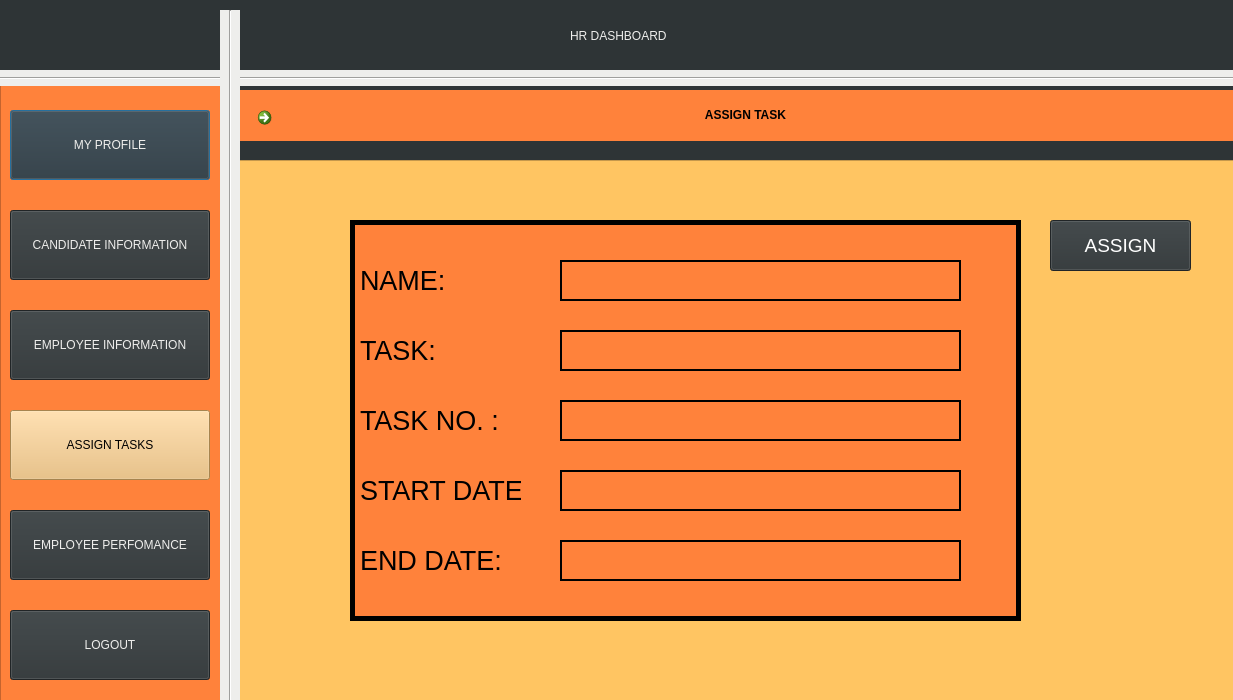
<?xml version="1.0" encoding="UTF-8"?>
<ui version="4.0">
 <class>Dialog</class>
 <widget class="QDialog" name="Dialog">
  <property name="geometry">
   <rect>
    <x>0</x>
    <y>0</y>
    <width>1233</width>
    <height>700</height>
   </rect>
  </property>
  <property name="windowTitle">
   <string>Dialog</string>
  </property>
  <property name="autoFillBackground">
   <bool>false</bool>
  </property>
  <property name="styleSheet">
   <string notr="true">background-color: rgb(46, 52, 54);
border-bottom-color: rgb(238, 238, 236);
border-right-color: rgb(238, 238, 236);
border-top-color: rgb(238, 238, 236);
border-color: rgb(245, 121, 0);</string>
  </property>
  <widget class="QLabel" name="label1">
   <property name="geometry">
    <rect>
     <x>570</x>
     <y>0</y>
     <width>321</width>
     <height>71</height>
    </rect>
   </property>
   <property name="styleSheet">
    <string notr="true">color:rgb(238, 238, 236);
font: 75 30pt &quot;Ubuntu Condensed&quot;;</string>
   </property>
   <property name="text">
    <string>HR DASHBOARD</string>
   </property>
  </widget>
  <widget class="QLabel" name="LOGO">
   <property name="geometry">
    <rect>
     <x>10</x>
     <y>10</y>
     <width>201</width>
     <height>51</height>
    </rect>
   </property>
   <property name="text">
    <string/>
   </property>
   <property name="pixmap">
    <pixmap>../k/interfaces/logo.png</pixmap>
   </property>
   <property name="scaledContents">
    <bool>true</bool>
   </property>
  </widget>
  <widget class="Line" name="line">
   <property name="geometry">
    <rect>
     <x>-10</x>
     <y>70</y>
     <width>1251</width>
     <height>16</height>
    </rect>
   </property>
   <property name="styleSheet">
    <string notr="true">
background-color: rgb(238, 238, 236);</string>
   </property>
   <property name="orientation">
    <enum>Qt::Horizontal</enum>
   </property>
  </widget>
  <widget class="Line" name="line_2">
   <property name="geometry">
    <rect>
     <x>220</x>
     <y>10</y>
     <width>20</width>
     <height>761</height>
    </rect>
   </property>
   <property name="styleSheet">
    <string notr="true">
background-color: rgb(238, 238, 236);</string>
   </property>
   <property name="orientation">
    <enum>Qt::Vertical</enum>
   </property>
  </widget>
  <widget class="QColumnView" name="columnView">
   <property name="geometry">
    <rect>
     <x>0</x>
     <y>80</y>
     <width>226</width>
     <height>621</height>
    </rect>
   </property>
   <property name="styleSheet">
    <string notr="true">background-color: rgb(255, 130, 59);
</string>
   </property>
  </widget>
  <widget class="QPushButton" name="myprofile">
   <property name="geometry">
    <rect>
     <x>10</x>
     <y>110</y>
     <width>200</width>
     <height>70</height>
    </rect>
   </property>
   <property name="cursor">
    <cursorShape>OpenHandCursor</cursorShape>
   </property>
   <property name="mouseTracking">
    <bool>true</bool>
   </property>
   <property name="acceptDrops">
    <bool>false</bool>
   </property>
   <property name="styleSheet">
    <string notr="true">color:rgb(238, 238, 236);
font: 75 17pt &quot;Ubuntu Condensed&quot;;</string>
   </property>
   <property name="text">
    <string>MY PROFILE</string>
   </property>
  </widget>
  <widget class="QPushButton" name="attendance">
   <property name="geometry">
    <rect>
     <x>10</x>
     <y>210</y>
     <width>200</width>
     <height>70</height>
    </rect>
   </property>
   <property name="cursor">
    <cursorShape>OpenHandCursor</cursorShape>
   </property>
   <property name="styleSheet">
    <string notr="true">font: 75 17pt &quot;Ubuntu Condensed&quot;;
color:rgb(238, 238, 236);
font: 75 15pt &quot;Ubuntu Condensed&quot;;
</string>
   </property>
   <property name="text">
    <string>CANDIDATE INFORMATION</string>
   </property>
  </widget>
  <widget class="QPushButton" name="tasks">
   <property name="geometry">
    <rect>
     <x>10</x>
     <y>310</y>
     <width>200</width>
     <height>70</height>
    </rect>
   </property>
   <property name="cursor">
    <cursorShape>OpenHandCursor</cursorShape>
   </property>
   <property name="styleSheet">
    <string notr="true">color:rgb(238, 238, 236);
font: 75 15pt &quot;Ubuntu Condensed&quot;;</string>
   </property>
   <property name="text">
    <string>EMPLOYEE INFORMATION</string>
   </property>
  </widget>
  <widget class="QPushButton" name="logout">
   <property name="geometry">
    <rect>
     <x>10</x>
     <y>610</y>
     <width>200</width>
     <height>70</height>
    </rect>
   </property>
   <property name="cursor">
    <cursorShape>OpenHandCursor</cursorShape>
   </property>
   <property name="styleSheet">
    <string notr="true">color:rgb(238, 238, 236);
font: 75 17pt &quot;Ubuntu Condensed&quot;;</string>
   </property>
   <property name="text">
    <string>LOGOUT</string>
   </property>
  </widget>
  <widget class="QColumnView" name="columnView_2">
   <property name="geometry">
    <rect>
     <x>210</x>
     <y>160</y>
     <width>1031</width>
     <height>591</height>
    </rect>
   </property>
   <property name="styleSheet">
    <string notr="true">background-color: rgb(255, 197, 98);</string>
   </property>
  </widget>
  <widget class="QLabel" name="label1_2">
   <property name="geometry">
    <rect>
     <x>240</x>
     <y>90</y>
     <width>1011</width>
     <height>51</height>
    </rect>
   </property>
   <property name="styleSheet">
    <string notr="true">background-color: rgb(255, 130, 59);
font: 75 30pt &quot;Ubuntu Condensed&quot;;</string>
   </property>
   <property name="text">
    <string>&lt;html&gt;&lt;head/&gt;&lt;body&gt;&lt;p align=&quot;center&quot;&gt;&lt;span style=&quot; font-weight:600;&quot;&gt;ASSIGN TASK&lt;/span&gt;&lt;/p&gt;&lt;/body&gt;&lt;/html&gt;</string>
   </property>
  </widget>
  <widget class="QPushButton" name="tasks_2">
   <property name="geometry">
    <rect>
     <x>10</x>
     <y>410</y>
     <width>200</width>
     <height>70</height>
    </rect>
   </property>
   <property name="cursor">
    <cursorShape>OpenHandCursor</cursorShape>
   </property>
   <property name="styleSheet">
    <string notr="true">color:rgb(0,0,0);
background-color: rgb(233, 185, 110);
font: 75 15pt &quot;Ubuntu Condensed&quot;;
</string>
   </property>
   <property name="text">
    <string>ASSIGN TASKS</string>
   </property>
  </widget>
  <widget class="QPushButton" name="logout_2">
   <property name="geometry">
    <rect>
     <x>10</x>
     <y>510</y>
     <width>200</width>
     <height>70</height>
    </rect>
   </property>
   <property name="cursor">
    <cursorShape>OpenHandCursor</cursorShape>
   </property>
   <property name="styleSheet">
    <string notr="true">color:rgb(238, 238, 236);
font: 75 15pt &quot;Ubuntu Condensed&quot;;</string>
   </property>
   <property name="text">
    <string>EMPLOYEE PERFOMANCE</string>
   </property>
  </widget>
  <widget class="QCommandLinkButton" name="backbutton">
   <property name="geometry">
    <rect>
     <x>250</x>
     <y>100</y>
     <width>41</width>
     <height>31</height>
    </rect>
   </property>
   <property name="text">
    <string/>
   </property>
   <property name="icon">
    <iconset>
     <normaloff>backpic.jpeg</normaloff>backpic.jpeg</iconset>
   </property>
  </widget>
  <widget class="QLabel" name="done">
   <property name="geometry">
    <rect>
     <x>1010</x>
     <y>630</y>
     <width>161</width>
     <height>61</height>
    </rect>
   </property>
   <property name="styleSheet">
    <string notr="true">background-color: rgb(255, 197, 98);</string>
   </property>
   <property name="text">
    <string/>
   </property>
  </widget>
  <widget class="QPushButton" name="assignbutton">
   <property name="geometry">
    <rect>
     <x>1050</x>
     <y>220</y>
     <width>141</width>
     <height>51</height>
    </rect>
   </property>
   <property name="font">
    <font>
     <pointsize>14</pointsize>
    </font>
   </property>
   <property name="cursor">
    <cursorShape>OpenHandCursor</cursorShape>
   </property>
   <property name="styleSheet">
    <string notr="true">color: rgb(255, 255, 255);</string>
   </property>
   <property name="text">
    <string>ASSIGN</string>
   </property>
  </widget>
  <widget class="QLabel" name="label_2">
   <property name="geometry">
    <rect>
     <x>350</x>
     <y>220</y>
     <width>671</width>
     <height>401</height>
    </rect>
   </property>
   <property name="styleSheet">
    <string notr="true">background-color: rgb(255, 130, 59);
border :5px solid black;</string>
   </property>
   <property name="text">
    <string/>
   </property>
  </widget>
  <widget class="QLabel" name="label_3">
   <property name="geometry">
    <rect>
     <x>360</x>
     <y>260</y>
     <width>111</width>
     <height>41</height>
    </rect>
   </property>
   <property name="font">
    <font>
     <pointsize>20</pointsize>
    </font>
   </property>
   <property name="styleSheet">
    <string notr="true">
color: rgb(0, 0, 0);
background-color: rgb(255, 130, 59);</string>
   </property>
   <property name="text">
    <string>NAME:</string>
   </property>
  </widget>
  <widget class="QLineEdit" name="num">
   <property name="geometry">
    <rect>
     <x>560</x>
     <y>330</y>
     <width>401</width>
     <height>41</height>
    </rect>
   </property>
   <property name="styleSheet">
    <string notr="true">border:2px solid black;
color: rgb(0, 0, 0);
background-color: rgb(255, 130, 59);</string>
   </property>
   <property name="text">
    <string/>
   </property>
  </widget>
  <widget class="QLineEdit" name="task">
   <property name="geometry">
    <rect>
     <x>560</x>
     <y>470</y>
     <width>401</width>
     <height>41</height>
    </rect>
   </property>
   <property name="styleSheet">
    <string notr="true">border:2px solid black;
color: rgb(0, 0, 0);
background-color: rgb(255, 130, 59);</string>
   </property>
  </widget>
  <widget class="QLineEdit" name="startdate">
   <property name="geometry">
    <rect>
     <x>560</x>
     <y>400</y>
     <width>401</width>
     <height>41</height>
    </rect>
   </property>
   <property name="styleSheet">
    <string notr="true">border:2px solid black;
color: rgb(0, 0, 0);
background-color: rgb(255, 130, 59);</string>
   </property>
  </widget>
  <widget class="QLineEdit" name="enddate">
   <property name="geometry">
    <rect>
     <x>560</x>
     <y>540</y>
     <width>401</width>
     <height>41</height>
    </rect>
   </property>
   <property name="styleSheet">
    <string notr="true">border:2px solid black;
color: rgb(0, 0, 0);
background-color: rgb(255, 130, 59);</string>
   </property>
  </widget>
  <widget class="QLineEdit" name="name">
   <property name="geometry">
    <rect>
     <x>560</x>
     <y>260</y>
     <width>401</width>
     <height>41</height>
    </rect>
   </property>
   <property name="styleSheet">
    <string notr="true">border:2px solid black;
color: rgb(0, 0, 0);
background-color: rgb(255, 130, 59);</string>
   </property>
  </widget>
  <widget class="QLabel" name="label_8">
   <property name="geometry">
    <rect>
     <x>360</x>
     <y>330</y>
     <width>111</width>
     <height>41</height>
    </rect>
   </property>
   <property name="font">
    <font>
     <pointsize>20</pointsize>
    </font>
   </property>
   <property name="styleSheet">
    <string notr="true">
color: rgb(0, 0, 0);
background-color: rgb(255, 130, 59);</string>
   </property>
   <property name="text">
    <string>TASK:</string>
   </property>
  </widget>
  <widget class="QLabel" name="label_9">
   <property name="geometry">
    <rect>
     <x>360</x>
     <y>400</y>
     <width>141</width>
     <height>41</height>
    </rect>
   </property>
   <property name="font">
    <font>
     <pointsize>20</pointsize>
    </font>
   </property>
   <property name="styleSheet">
    <string notr="true">
color: rgb(0, 0, 0);
background-color: rgb(255, 130, 59);</string>
   </property>
   <property name="text">
    <string>TASK NO. :</string>
   </property>
  </widget>
  <widget class="QLabel" name="label_10">
   <property name="geometry">
    <rect>
     <x>360</x>
     <y>470</y>
     <width>161</width>
     <height>41</height>
    </rect>
   </property>
   <property name="font">
    <font>
     <pointsize>20</pointsize>
    </font>
   </property>
   <property name="styleSheet">
    <string notr="true">
color: rgb(0, 0, 0);
background-color: rgb(255, 130, 59);</string>
   </property>
   <property name="text">
    <string>START DATE:</string>
   </property>
  </widget>
  <widget class="QLabel" name="label_11">
   <property name="geometry">
    <rect>
     <x>360</x>
     <y>540</y>
     <width>161</width>
     <height>41</height>
    </rect>
   </property>
   <property name="font">
    <font>
     <pointsize>20</pointsize>
    </font>
   </property>
   <property name="styleSheet">
    <string notr="true">
color: rgb(0, 0, 0);
background-color: rgb(255, 130, 59);</string>
   </property>
   <property name="text">
    <string>END DATE:</string>
   </property>
  </widget>
  <zorder>columnView_2</zorder>
  <zorder>columnView</zorder>
  <zorder>label1</zorder>
  <zorder>LOGO</zorder>
  <zorder>line</zorder>
  <zorder>line_2</zorder>
  <zorder>tasks</zorder>
  <zorder>logout</zorder>
  <zorder>myprofile</zorder>
  <zorder>attendance</zorder>
  <zorder>label1_2</zorder>
  <zorder>tasks_2</zorder>
  <zorder>logout_2</zorder>
  <zorder>backbutton</zorder>
  <zorder>done</zorder>
  <zorder>assignbutton</zorder>
  <zorder>label_2</zorder>
  <zorder>label_3</zorder>
  <zorder>num</zorder>
  <zorder>task</zorder>
  <zorder>startdate</zorder>
  <zorder>enddate</zorder>
  <zorder>name</zorder>
  <zorder>label_8</zorder>
  <zorder>label_9</zorder>
  <zorder>label_10</zorder>
  <zorder>label_11</zorder>
 </widget>
 <resources/>
 <connections/>
</ui>
